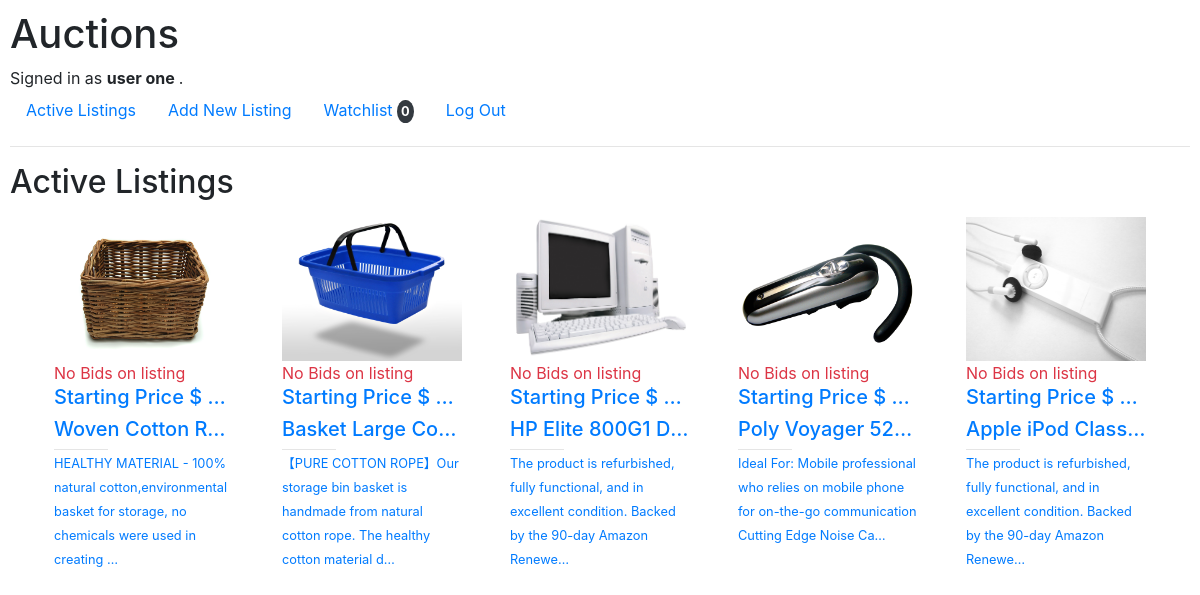
The app's page / (signed in) with its own data.
### auctions/models.py (models this page shows, shortened)
class User(AbstractUser):
    def watchlist_count(self):
        return self.watchlist.count()

class Listing(models.Model):
    CATEGORIES = (
        ("Fashion", "Fashion"),
        ("Toys", "Toys"),
        ("Electronics", "Electronics"),
        ("Home", "Home"),
    )
    title = models.CharField(max_length=150)
    description = models.TextField()
    category = models.CharField(choices=CATEGORIES, max_length=30)
    image = models.ImageField(upload_to='users/%Y/%m/%d/', blank=True)
    starting_price = models.DecimalField(max_digits=10, decimal_places=2)
    date = models.DateTimeField(auto_now_add=True)
    watchlist = models.ManyToManyField(User, blank=True, default=None, related_name='watchlist')
    owner = models.ForeignKey(User, on_delete=models.CASCADE)
    active = models.BooleanField(default=True)
    def current_price(self):
        return self.bid_set.all().aggregate(Max('price'))['price__max']

### auctions/views.py (the view)
# urls.py: path("", views.index, name="index"),
def index(request):
    return render(request, "auctions/index.html", {
        'listings': Listing.objects.all()
    })

### auctions/templates/auctions/index.html (shortened to what this page needs)
{% extends "auctions/layout.html" %}
{% load static %}
{% block body %}
<h2>Active Listings</h2>
<div class="listings container p-2">
  {% for listing in listings %}
  {% if listing.active %}
    <a href="{% url 'listing' listing.id %}" class="listing px-3">
      <div style="height: 9rem">
        {% if listing.image %}
        <img src="{{ listing.image.url }}" alt="{{ listing.title }}" style="width: 100%; height:100%">
        {% else %}
        <img src="{% static 'auctions/images/unavailable.png' %}" alt="{{ listing.title }}"
          style="width: 100%; height:100%">
        {% endif%}
      </div>
      {% if listing.current_price is None %}
      <p class="text-danger m-0">No Bids on listing </p>
      <h5 class="text-truncate">Starting Price $ {{ listing.starting_price }}</h5>
      {% else %}
      <p class="text-danger m-0">Listing is now bidding </p>
      <h5 class="text-truncate">Price $ {{ listing.current_price }}</h5>
      {% endif %}
      <h5 class="text-truncate">{{ listing.title }}</h5>
      <hr class="m-0 p-0" style="width:30%;">
      <p><small>{{ listing.description|truncatechars:109 }}</small></p>
    </a>
  {% else %}
  <h1>No active listings</h1>
  {% endif %}
  {% empty %}
  <h1>No active listings</h1>
  {% endfor %}
</div>
{% endblock %}

### auctions/templates/auctions/layout.html (shortened to what this page needs)
{% load static %}
<!DOCTYPE html>
<html lang="en">
    <head>
        <link rel="stylesheet" href="https://stackpath.bootstrapcdn.com/bootstrap/4.4.1/css/bootstrap.min.css">
        <link href="{% static 'auctions/styles.css' %}" rel="stylesheet">
    </head>
    <body>
        <h1>Auctions</h1>
        <div>
            {% if user.is_authenticated %}
                Signed in as <strong>{{ user.username }}</strong>.
            {% else %}
                Not signed in.
            {% endif %}
        </div>
        <ul class="nav">
            <li class="nav-item">
                <a class="nav-link" href="{% url 'index' %}">Active Listings</a>
            </li>
            {% if user.is_authenticated %}
                <li class="nav-item">
                    <a class="nav-link" href="{% url 'new_listing' %}">Add New Listing</a>
                </li>
                <li class="nav-item">
                    <a class="nav-link" href="{% url 'watchlist' %}">Watchlist <small class="bg-dark font-weight-bold p-1 rounded-circle text-white">{{ user.watchlist_count }}</small>  </a>
                </li>
                <li class="nav-item">
                    <a class="nav-link" href="{% url 'logout' %}">Log Out</a>
                </li>
            {% endif %}
        </ul>
        <hr>
        {% block body %}
        {% endblock %}
    </body>
</html>

### auctions/static/auctions/styles.css (style rules this page uses)
body { padding: 10px; }
.listings { display:grid; grid-template-columns: repeat(auto-fit, minmax(200px, 1fr)); gap: 1rem; }
.listing { justify-content:space-evenly; }

### records on screen
User: username "user one", watchlist_count "0"
Listing: image (picture), title "Woven Cotton R…", description "HEALTHY MATERIAL - 100% natural cotton,environmental basket for storage, no chemicals were used in creating …"
Listing: image (picture), title "Basket Large Co…", description "【PURE COTTON ROPE】Our storage bin basket is handmade from natural cotton rope. The healthy cotton material d…"
Listing: image (picture), title "HP Elite 800G1 D…", description "The product is refurbished, fully functional, and in excellent condition. Backed by the 90-day Amazon Renewe…"
Listing: image (picture), title "Poly Voyager 52…", description "Ideal For: Mobile professional who relies on mobile phone for on-the-go communication Cutting Edge Noise Ca…"
Listing: image (picture), title "Apple iPod Class…", description "The product is refurbished, fully functional, and in excellent condition. Backed by the 90-day Amazon Renewe…"
